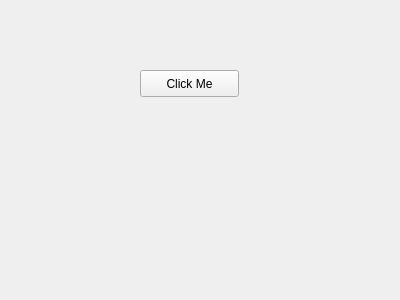
<?xml version="1.0" encoding="UTF-8"?>
<ui version="4.0">
 <class>Widget</class>
 <widget class="QWidget" name="Widget">
  <property name="geometry">
   <rect>
    <x>0</x>
    <y>0</y>
    <width>400</width>
    <height>300</height>
   </rect>
  </property>
  <property name="windowTitle">
   <string>Widget</string>
  </property>
  <widget class="QPushButton" name="pushButton">
   <property name="geometry">
    <rect>
     <x>140</x>
     <y>70</y>
     <width>99</width>
     <height>27</height>
    </rect>
   </property>
   <property name="text">
    <string>Click Me</string>
   </property>
  </widget>
 </widget>
 <layoutdefault spacing="6" margin="11"/>
 <resources/>
 <connections/>
</ui>
